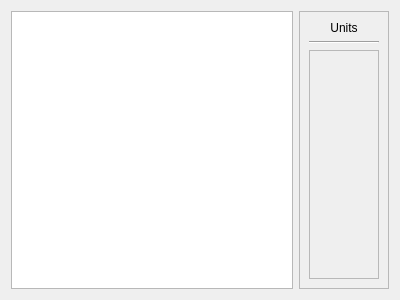
<?xml version="1.0" encoding="UTF-8"?>
<ui version="4.0">
 <class>Form</class>
 <widget class="QWidget" name="Form">
  <property name="geometry">
   <rect>
    <x>0</x>
    <y>0</y>
    <width>400</width>
    <height>300</height>
   </rect>
  </property>
  <property name="windowTitle">
   <string>Form</string>
  </property>
  <layout class="QHBoxLayout" name="horizontalLayout" stretch="5,1">
   <item>
    <widget class="QGraphicsView" name="graphicsView"/>
   </item>
   <item>
    <widget class="QFrame" name="frame_2">
     <property name="frameShape">
      <enum>QFrame::Shape::StyledPanel</enum>
     </property>
     <property name="frameShadow">
      <enum>QFrame::Shadow::Raised</enum>
     </property>
     <layout class="QVBoxLayout" name="verticalLayout" stretch="0,0,1">
      <item>
       <widget class="QLabel" name="label">
        <property name="text">
         <string>Units</string>
        </property>
        <property name="alignment">
         <set>Qt::AlignmentFlag::AlignCenter</set>
        </property>
       </widget>
      </item>
      <item>
       <widget class="Line" name="line_2">
        <property name="orientation">
         <enum>Qt::Orientation::Horizontal</enum>
        </property>
       </widget>
      </item>
      <item>
       <widget class="QScrollArea" name="scrollArea">
        <property name="widgetResizable">
         <bool>true</bool>
        </property>
        <widget class="QWidget" name="scrollAreaWidgetContents">
         <property name="geometry">
          <rect>
           <x>0</x>
           <y>0</y>
           <width>54</width>
           <height>229</height>
          </rect>
         </property>
        </widget>
       </widget>
      </item>
     </layout>
    </widget>
   </item>
  </layout>
 </widget>
 <resources/>
 <connections/>
</ui>
